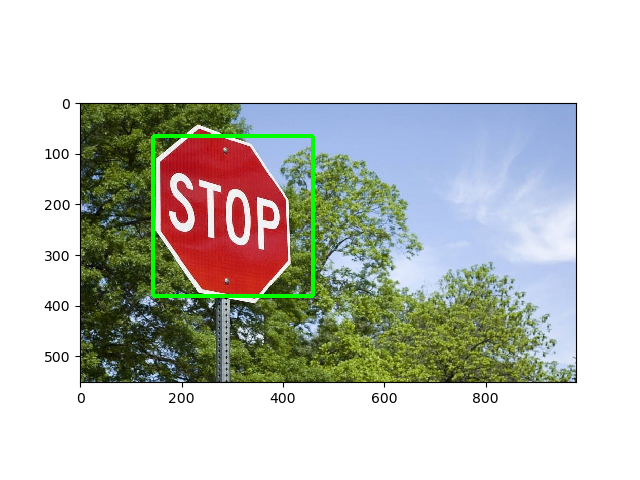
#> input picture testing.jpg, 640 x 480 px
$ python EXP16.py   (older library calls are emulated)
#> lines starting #> are read from the running program, lines starting #| are printed output that depends on the picture; after the words box and inside, x2 and y2 are one past the last pixel; in counts of white or black regions, pixels touching at a corner belong together
import cv2

img = cv2.imread('testing.jpg', 0)
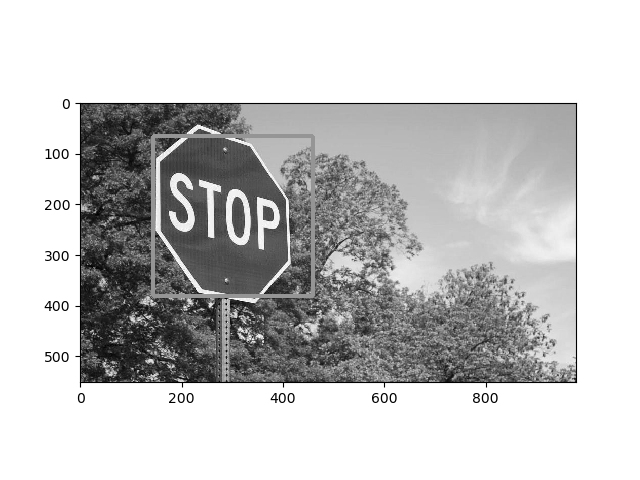
#> img: shape (480, 640); min 0, max 255, mean 197.9
sobelx = cv2.Sobel(img, cv2.CV_64F, 1, 0, ksize=5)
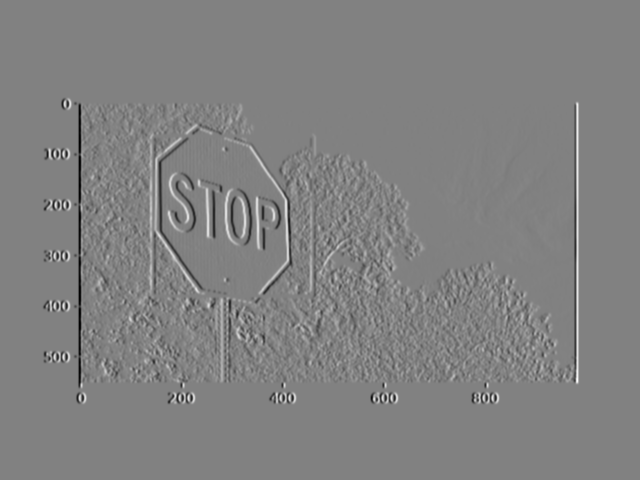
#> sobelx: shape (480, 640) float64; min -11885, max 11526, mean 0; drawn with min black and max white

cv2.imshow("Sobel", sobelx)
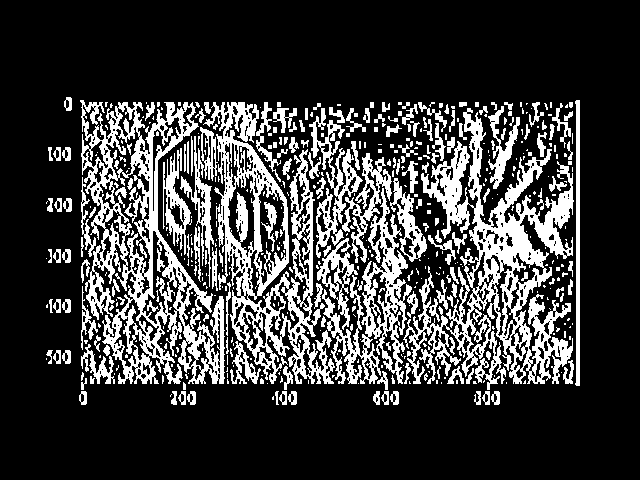
#> window 'Sobel': shape (480, 640); 23.2% white; 505 white regions (322 under 20 px), largest, box (x1, y1, x2, y2) and area: (403, 108, 574, 390) 15985, (80, 100, 225, 384) 14173, (203, 102, 335, 384) 11377
cv2.waitKey(0)
cv2.destroyAllWindows()

$ run again, with GROUP.jpg copied over testing.jpg
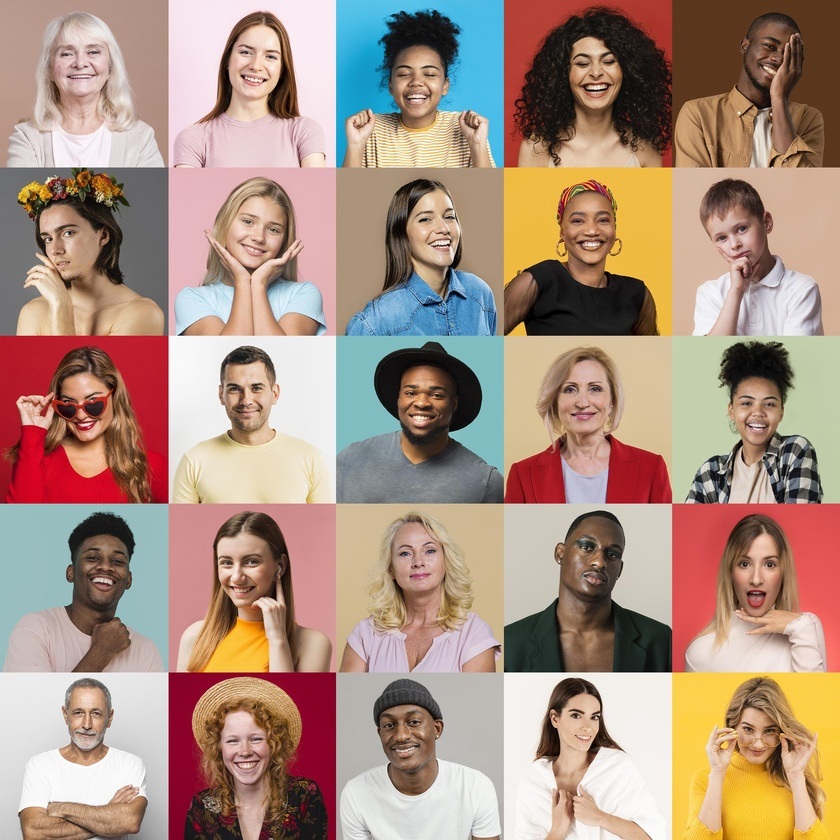
#> input picture GROUP.jpg, 840 x 840 px, shrunk from 2362 x 2362 before the run
#> `sobelx = cv2.Sobel(img, cv2.CV_64F, 1, 0, ksize=5)`:
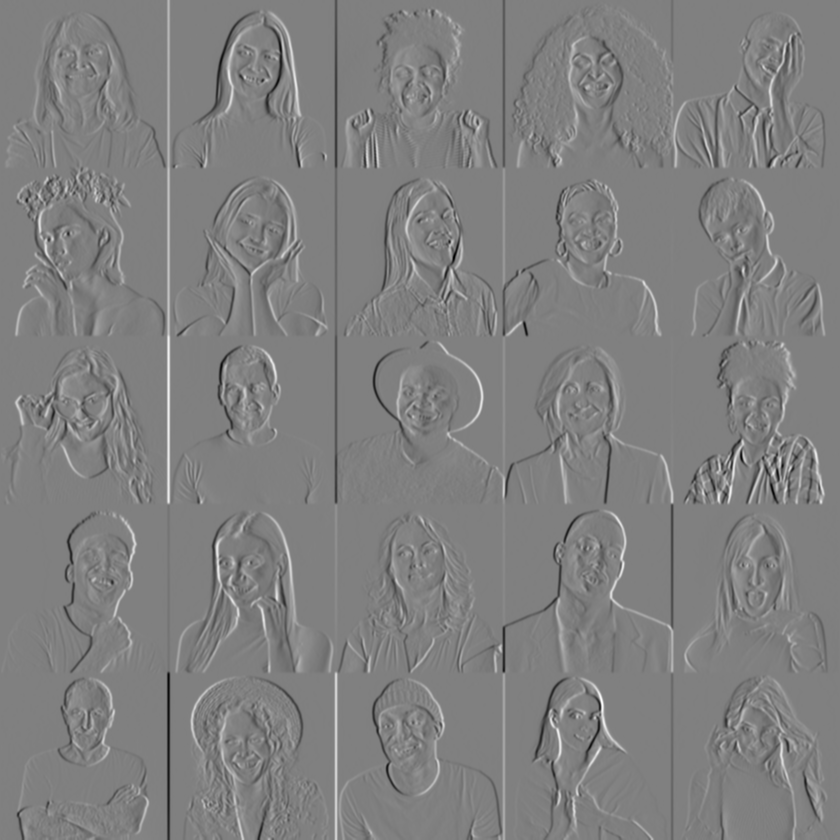
#> sobelx: shape (840, 840) float64; min -10163, max 10052, mean 1.1; drawn with min black and max white
#> `cv2.imshow("Sobel", sobelx)`:
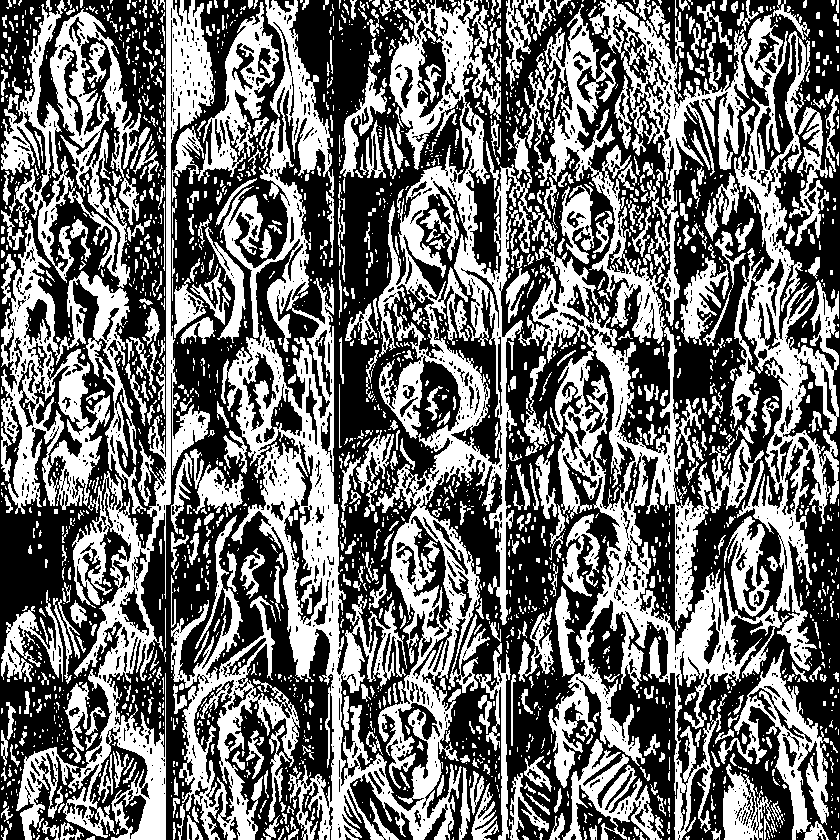
#> window 'Sobel': shape (840, 840); 43.9% white; 2496 white regions (1826 under 20 px), largest, box (x1, y1, x2, y2) and area: (220, 0, 545, 840) 75667, (518, 232, 789, 840) 31754, (16, 0, 215, 840) 23799
